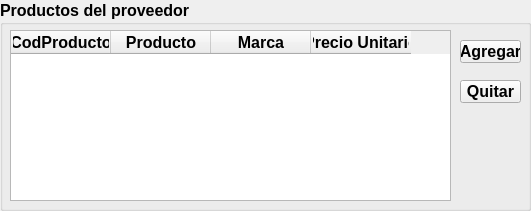
     <widget class="QGroupBox" name="groupBox_datosContacto_4">
      <property name="geometry">
       <rect>
        <x>350</x>
        <y>320</y>
        <width>531</width>
        <height>211</height>
       </rect>
      </property>
      <property name="minimumSize">
       <size>
        <width>421</width>
        <height>211</height>
       </size>
      </property>
      <property name="maximumSize">
       <size>
        <width>700</width>
        <height>225</height>
       </size>
      </property>
      <property name="font">
       <font>
        <pointsize>12</pointsize>
        <weight>75</weight>
        <bold>true</bold>
       </font>
      </property>
      <property name="cursor">
       <cursorShape>ArrowCursor</cursorShape>
      </property>
      <property name="autoFillBackground">
       <bool>false</bool>
      </property>
      <property name="title">
       <string>Productos del proveedor</string>
      </property>
      <widget class="QTableWidget" name="tablaProductos">
       <property name="geometry">
        <rect>
         <x>10</x>
         <y>30</y>
         <width>441</width>
         <height>171</height>
        </rect>
       </property>
       <property name="styleSheet">
        <string notr="true"/>
       </property>
       <column>
        <property name="text">
         <string>CodProducto</string>
        </property>
       </column>
       <column>
        <property name="text">
         <string>Producto</string>
        </property>
       </column>
       <column>
        <property name="text">
         <string>Marca</string>
        </property>
       </column>
       <column>
        <property name="text">
         <string>Precio Unitario</string>
        </property>
       </column>
      </widget>
      <widget class="QPushButton" name="btn_agregar">
       <property name="geometry">
        <rect>
         <x>460</x>
         <y>40</y>
         <width>61</width>
         <height>23</height>
        </rect>
       </property>
       <property name="text">
        <string>Agregar</string>
       </property>
      </widget>
      <widget class="QPushButton" name="btn_quitar">
       <property name="geometry">
        <rect>
         <x>460</x>
         <y>80</y>
         <width>61</width>
         <height>23</height>
        </rect>
       </property>
       <property name="text">
        <string>Quitar</string>
       </property>
      </widget>
     </widget>
